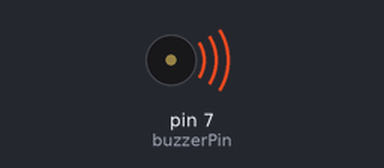
Bench run of a sketch on a simulated Arduino Uno, built with avr-gcc and run on an emulated ATmega328P. Shown: buzzer (waves = sounding, pin HIGH).

Above: at 0.1 s.
Timing chart, 0 to 3.0 s (numbered marks = the images above):
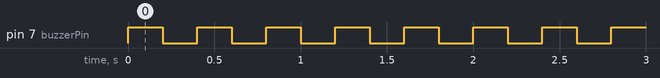

The sketch:

Buzzer.ino
```cpp
int buzzerPin = 7;
void setup() {
  pinMode(buzzerPin, OUTPUT);

}

void loop() {
  digitalWrite(buzzerPin, HIGH);
  delay(200);
  digitalWrite(buzzerPin, LOW);
  delay(200);

}
```

Measured:
- by itself, pin 7 (buzzerPin): alternates HIGH for 0.20 s and LOW for 0.20 s
